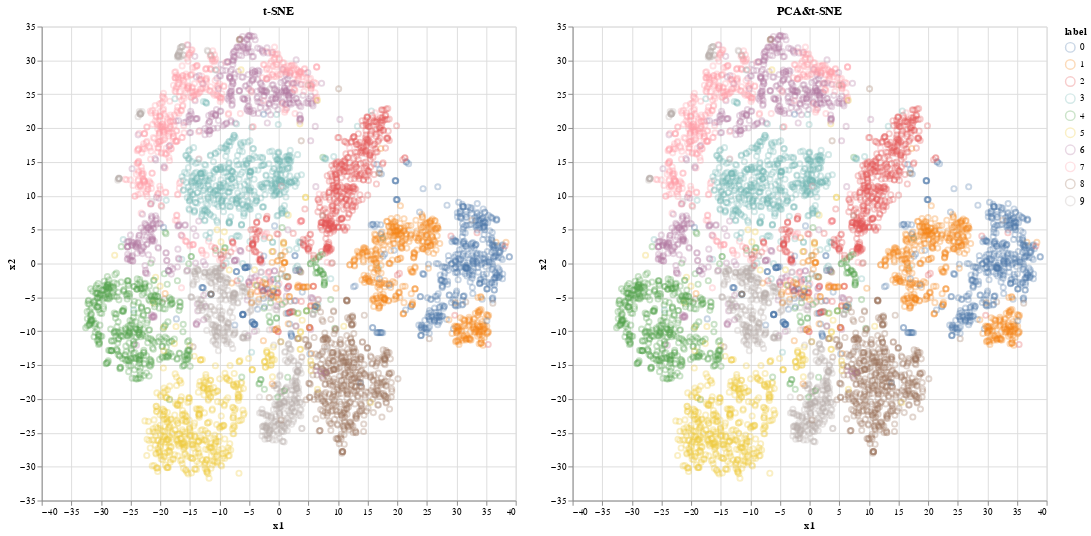

Notebook cell for this chart:
### Code cell
## comparision between tSNE and PCA-tSNE
import altair as alt
import pandas as pd
alt.data_transformers.enable("vegafusion")
WIDTH=500
HEIGHT=500
SAMPLE_FRAC=0.8

tsne_df=pd.DataFrame(tsne,columns=['x1','x2'])
tsne_df['label']=pd.DataFrame(y_subset)
tsne_chart=alt.Chart(tsne_df).mark_point(opacity=0.3).encode(
    x='x1:Q',
    y='x2:Q',
    color='label:N'
).properties(width=WIDTH,height=HEIGHT,title='t-SNE')

pca_tsne_df=pd.DataFrame(tsne,columns=['x1','x2'])
pca_tsne_df['label']=pd.DataFrame(y_subset)
pca_tsne_chart=alt.Chart(pca_tsne_df).mark_point(opacity=0.3).encode(
    x='x1:Q',
    y='x2:Q',
    color='label:N'
).properties(width=WIDTH,height=HEIGHT,title='PCA&t-SNE')
tsne_chart.save('altair/tSNE.png')
pca_tsne_chart.save('altair/PCA_tSNE.png')
(tsne_chart|pca_tsne_chart).save('altair/tSNE and PCA_tSNE.png')
tsne_chart|pca_tsne_chart

### Figure 1 — Vega specification as saved in the notebook (floating-point values rounded to 4 significant figures; data arrays with more than 128 entries replaced by an {"elided": "..."} marker saying what was removed)
{"$schema": "https://vega.github.io/schema/vega/v5.json", "data": [{"name": "source_0", "values": {"elided": "5000 records"}}, {"name": "source_1", "values": {"elided": "5000 records"}}, {"name": "source_0_color_domain_label_0", "values": [{"label": 0}, {"label": 1}, {"label": 2}, {"label": 3}, {"label": 4}, {"label": 5}, {"label": 6}, {"label": 7}, {"label": 8}, {"label": 9}]}, {"name": "source_1_color_domain_label_1", "values": [{"label": 0}, {"label": 1}, {"label": 2}, {"label": 3}, {"label": 4}, {"label": 5}, {"label": 6}, {"label": 7}, {"label": 8}, {"label": 9}]}, {"name": "source_0_concat_0_x_domain_x1", "values": [{"min": -32.58, "max": 38.93}]}, {"name": "source_0_concat_0_y_domain_x2", "values": [{"min": -31.71, "max": 33.73}]}, {"name": "source_1_concat_1_x_domain_x1", "values": [{"min": -32.58, "max": 38.93}]}, {"name": "source_1_concat_1_y_domain_x2", "values": [{"min": -31.71, "max": 33.73}]}], "signals": [{"name": "childWidth", "value": 500}], "marks": [{"type": "group", "name": "concat_0_group", "encode": {"update": {"width": {"signal": "childWidth"}, "height": {"signal": "height"}}}, "marks": [{"type": "symbol", "name": "concat_0_marks", "from": {"data": "source_0"}, "encode": {"update": {"y": {"field": "x2", "scale": "concat_0_y"}, "x": {"field": "x1", "scale": "concat_0_x"}, "opacity": {"value": 0.3}, "stroke": {"field": "label", "scale": "color"}, "fill": {"value": "transparent"}}}, "style": ["point"]}], "axes": [{"scale": "concat_0_x", "grid": true, "gridScale": "concat_0_y", "tickCount": {"signal": "ceil(childWidth/40)"}, "ticks": false, "aria": false, "labels": false, "orient": "bottom", "maxExtent": 0, "domain": false, "zindex": 0, "minExtent": 0}, {"scale": "concat_0_y", "labels": false, "zindex": 0, "grid": true, "maxExtent": 0, "tickCount": {"signal": "ceil(height/40)"}, "aria": false, "gridScale": "concat_0_x", "orient": "left", "minExtent": 0, "domain": false, "ticks": false}, {"scale": "concat_0_x", "title": "x1", "orient": "bottom", "labelFlush": true, "labelOverlap": true, "zindex": 0, "tickCount": {"signal": "ceil(childWidth/40)"}, "grid": false}, {"scale": "concat_0_y", "labelOverlap": true, "tickCount": {"signal": "ceil(height/40)"}, "zindex": 0, "grid": false, "title": "x2", "orient": "left"}], "title": {"text": "t-SNE", "frame": "group"}, "style": "cell"}, {"type": "group", "name": "concat_1_group", "encode": {"update": {"height": {"signal": "height"}, "width": {"signal": "childWidth"}}}, "marks": [{"type": "symbol", "name": "concat_1_marks", "from": {"data": "source_1"}, "encode": {"update": {"fill": {"value": "transparent"}, "opacity": {"value": 0.3}, "x": {"field": "x1", "scale": "concat_1_x"}, "y": {"field": "x2", "scale": "concat_1_y"}, "stroke": {"field": "label", "scale": "color"}}}, "style": ["point"]}], "axes": [{"scale": "concat_1_x", "ticks": false, "maxExtent": 0, "zindex": 0, "gridScale": "concat_1_y", "domain": false, "minExtent": 0, "grid": true, "tickCount": {"signal": "ceil(childWidth/40)"}, "labels": false, "orient": "bottom", "aria": false}, {"scale": "concat_1_y", "orient": "left", "minExtent": 0, "tickCount": {"signal": "ceil(height/40)"}, "zindex": 0, "ticks": false, "maxExtent": 0, "grid": true, "aria": false, "domain": false, "gridScale": "concat_1_x", "labels": false}, {"scale": "concat_1_x", "title": "x1", "zindex": 0, "tickCount": {"signal": "ceil(childWidth/40)"}, "labelOverlap": true, "grid": false, "labelFlush": true, "orient": "bottom"}, {"scale": "concat_1_y", "title": "x2", "labelOverlap": true, "tickCount": {"signal": "ceil(height/40)"}, "zindex": 0, "orient": "left", "grid": false}], "title": {"text": "PCA&t-SNE", "frame": "group"}, "style": "cell"}], "scales": [{"name": "color", "type": "ordinal", "domain": {"fields": [{"data": "source_0_color_domain_label_0", "field": "label"}, {"data": "source_1_color_domain_label_1", "field": "label"}], "sort": true}, "range": "category"}, {"name": "concat_0_x", "type": "linear", "domain": [{"signal": "(data(\"source_0_concat_0_x_domain_x1\")[0] || {}).min"}, {"signal": "(data(\"source_0_concat_0_x_domain_x1\")[0] || {}).max"}], "range": [0, {"signal": "childWidth"}], "nice": true, "zero": true}, {"name": "concat_0_y", "type": "linear", "domain": [{"signal": "(data(\"source_0_concat_0_y_domain_x2\")[0] || {}).min"}, {"signal": "(data(\"source_0_concat_0_y_domain_x2\")[0] || {}).max"}], "range": [{"signal": "height"}, 0], "zero": true, "nice": true}, {"name": "concat_1_x", "type": "linear", "domain": [{"signal": "(data(\"source_1_concat_1_x_domain_x1\")[0] || {}).min"}, {"signal": "(data(\"source_1_concat_1_x_domain_x1\")[0] || {}).max"}], "range": [0, {"signal": "childWidth"}], "zero": true, "nice": true}, {"name": "concat_1_y", "type": "linear", "domain": [{"signal": "(data(\"source_1_concat_1_y_domain_x2\")[0] || {}).min"}, {"signal": "(data(\"source_1_concat_1_y_domain_x2\")[0] || {}).max"}], "range": [{"signal": "height"}, 0], "nice": true, "zero": true}], "height": 500, "padding": 5, "legends": [{"stroke": "color", "symbolType": "circle", "title": "label", "encode": {"symbols": {"update": {"fill": {"value": "transparent"}, "opacity": {"value": 0.3}}}}}], "background": "white", "layout": {"padding": 20, "bounds": "full", "align": "each"}}
